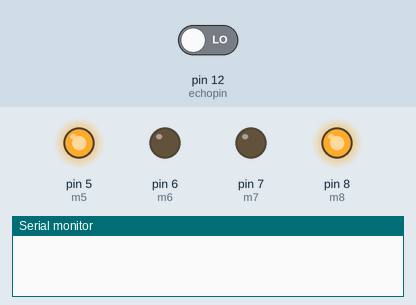
Recording of a sketch running on a simulated Arduino Uno, built with avr-gcc and run on an emulated ATmega328P. On the bench: output pins drawn as LEDs (lit = HIGH), the last lines printed to the serial monitor. The test bench sets the inputs (shaded band); at power-on: pin 12 (echopin) LOW. Pins used as bus, display or sensor lines are not drawn.

Above: at 0.5 s.
At 1.6 s:
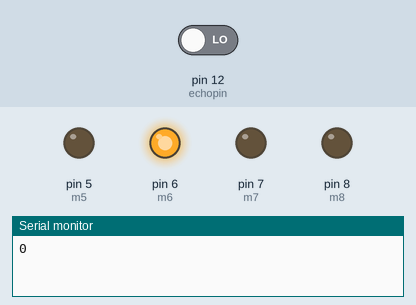
At 3.6 s:
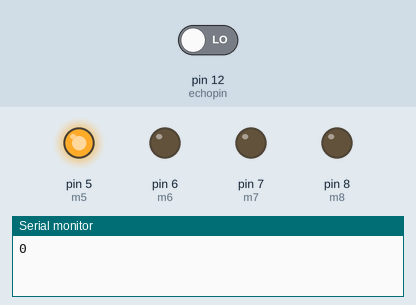
Timing chart, 0 to 5.5 s (numbered marks = the images above):
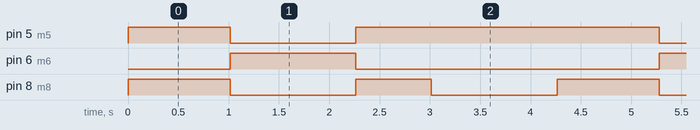

Measured:
- by itself, pin 5 (m5): repeats every 4.3 s: LOW 1.3 s, HIGH 3.0 s
- by itself, pin 6 (m6): alternates HIGH for 1.3 s and LOW for 3.0 s
- by itself, pin 8 (m8): repeats every 4.3 s: LOW 1.3 s, HIGH 0.75 s, LOW 1.3 s, HIGH 1.0 s

The sketch:

Ultrasonic_buggy.ino
```cpp
int m5=5;
int m6=6;
int m7=7;
int m8=8;

long duration;
int cm;

int trigpin=13;
int echopin=12;

void setup()
 {
  Serial.begin(9600);
 pinMode(echopin,INPUT);
 pinMode(m5,OUTPUT);
 pinMode(m6,OUTPUT);
 pinMode(m7,OUTPUT);
 pinMode(m8,OUTPUT);
 pinMode(trigpin,OUTPUT);


}

void loop()
 {
  digitalWrite(m5,HIGH);
 digitalWrite(m6,LOW);
 digitalWrite(m7,LOW);
 digitalWrite(m8,HIGH);
  digitalWrite(trigpin,LOW);

  delay(5);

  digitalWrite(trigpin,HIGH);
  delay(10);
  digitalWrite(trigpin,LOW);
  pinMode(echopin,INPUT);
  duration=pulseIn(echopin,HIGH);
  cm=(duration*0.034)/2;
  Serial.print(cm);
 if(cm>=10)
 {
 digitalWrite(m5,HIGH);
 digitalWrite(m6,LOW);
 digitalWrite(m7,LOW);
 digitalWrite(m8,HIGH);
 }
 else if(cm<10)
 {
  digitalWrite(m5,LOW);
  digitalWrite(m6,HIGH);
  digitalWrite(m7,LOW);
  digitalWrite(m8,LOW);// RIGHT TURN

  delay(1250);

   digitalWrite(m5,HIGH);
 digitalWrite(m6,LOW);
 digitalWrite(m7,LOW);
 digitalWrite(m8,HIGH);

 delay(750);

 digitalWrite(m5,HIGH);
 digitalWrite(m6,LOW);
 digitalWrite(m7,LOW);
 digitalWrite(m8,LOW);//LEFT turn

 delay(1250);


  digitalWrite(m5,HIGH);
 digitalWrite(m6,LOW);
 digitalWrite(m7,LOW);
 digitalWrite(m8,HIGH);
 }
}
```
